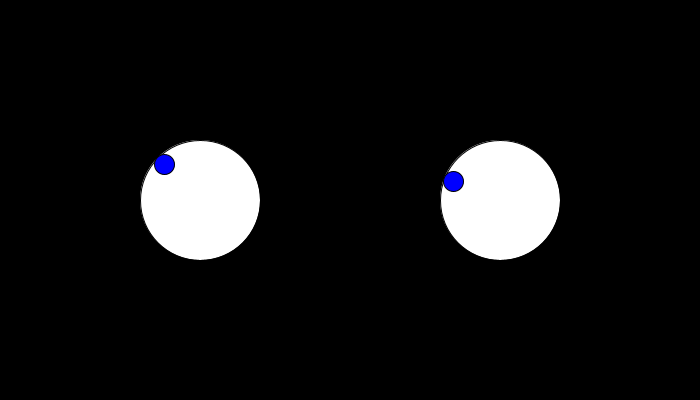
Frame 1 (no input)
Frame 60 (the mouse pressed at the canvas centre just before this capture): identical to frame 1, image omitted
Frame 120 (the mouse held since frame 60 and released just before this capture): blank canvas, image omitted

The Processing sketch that drew this single still picture (run headless with seeded random() and noise(); from frame 60 on, the mouse is pressed at the canvas centre):

// Processing sketch: processing_33454
// ── processing_33454.pde

float xPos1;
float yPos1;
float xCon1;
float yCon1;
float xPos2;
float yPos2;
float xCon2;
float yCon2;

void setup() {
size(700,400);
smooth();
}

void draw() {
background(0);
fill(255);
ellipse(200,200, 120, 120);
ellipse(500,200, 120, 120);


if(dist(mouseX,mouseY,200,200)<=50){
  
//LEFT EYE (inside eyeball)
  fill(0,0,255);
  xPos1 = constrain(mouseX, 0, 700);
  yPos1 = constrain(mouseY, 0, 400);
  ellipse(xPos1, yPos1, 20, 20);
  
  //Right EYE (outside eyeball)
  xCon2 = (((mouseX-500)*50)/pow((pow(mouseX-500,2)+pow(mouseY-200,2)),.5))+500;
  yCon2 = (((mouseY-200)*50)/pow((pow(mouseX-500,2)+pow(mouseY-200,2)),.5))+200;
  
  xPos2 = constrain(mouseX, xCon2, xCon2);
  yPos2 = constrain(mouseY, yCon2, yCon2);
  
  fill(0,0,255);
  ellipse(xPos2, yPos2, 20, 20);
  
}

else if(dist(mouseX,mouseY,500,200)<=50){
  
  //RIGHT EYE (inside eyeball)
  fill(0,0,255);
  xPos2 = constrain(mouseX, 0, 700);
  yPos2 = constrain(mouseY, 0, 400);
  ellipse(xPos2, yPos2, 20, 20);
  
  //LEFT EYE (outside eyeball)
  xCon1 = (((mouseX-200)*50)/pow((pow(mouseX-200,2)+pow(mouseY-200,2)),.5))+200;
  yCon1 = (((mouseY-200)*50)/pow((pow(mouseX-200,2)+pow(mouseY-200,2)),.5))+200;
  
  xPos1 = constrain(mouseX, xCon1, xCon1);
  yPos1 = constrain(mouseY, yCon1, yCon1);
  
  fill(0,0,255);
  ellipse(xPos1, yPos1, 20, 20);
}

else{
  
//LEFT EYE (outside eyeball)
  xCon1 = (((mouseX-200)*50)/pow((pow(mouseX-200,2)+pow(mouseY-200,2)),.5))+200;
  yCon1 = (((mouseY-200)*50)/pow((pow(mouseX-200,2)+pow(mouseY-200,2)),.5))+200;
  
  xPos1 = constrain(mouseX, xCon1, xCon1);
  yPos1 = constrain(mouseY, yCon1, yCon1);
  
  fill(0,0,255);
  ellipse(xPos1, yPos1, 20, 20);
  
  
//Right EYE (outside eyeball)
  xCon2 = (((mouseX-500)*50)/pow((pow(mouseX-500,2)+pow(mouseY-200,2)),.5))+500;
  yCon2 = (((mouseY-200)*50)/pow((pow(mouseX-500,2)+pow(mouseY-200,2)),.5))+200;
  
  xPos2 = constrain(mouseX, xCon2, xCon2);
  yPos2 = constrain(mouseY, yCon2, yCon2);
  
  fill(0,0,255);
  ellipse(xPos2, yPos2, 20, 20);
}

if (mousePressed){
  background(0);
}
  
}
